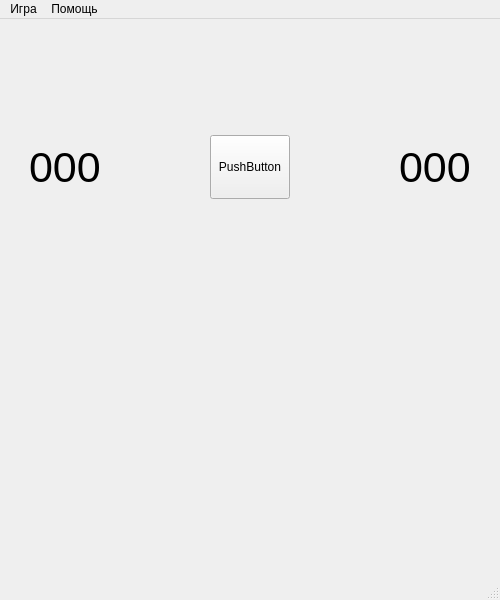
<?xml version="1.0" encoding="UTF-8"?>
<ui version="4.0">
 <class>GameWindow</class>
 <widget class="QMainWindow" name="GameWindow">
  <property name="geometry">
   <rect>
    <x>0</x>
    <y>0</y>
    <width>500</width>
    <height>600</height>
   </rect>
  </property>
  <property name="minimumSize">
   <size>
    <width>0</width>
    <height>0</height>
   </size>
  </property>
  <property name="windowTitle">
   <string>MainWindow</string>
  </property>
  <widget class="QWidget" name="centralwidget">
   <property name="minimumSize">
    <size>
     <width>0</width>
     <height>0</height>
    </size>
   </property>
   <layout class="QVBoxLayout" name="verticalLayout">
    <property name="leftMargin">
     <number>20</number>
    </property>
    <property name="topMargin">
     <number>20</number>
    </property>
    <property name="rightMargin">
     <number>20</number>
    </property>
    <property name="bottomMargin">
     <number>20</number>
    </property>
    <item>
     <widget class="QWidget" name="headerWidget" native="true">
      <property name="minimumSize">
       <size>
        <width>0</width>
        <height>100</height>
       </size>
      </property>
      <property name="layoutDirection">
       <enum>Qt::LayoutDirection::LeftToRight</enum>
      </property>
      <layout class="QHBoxLayout" name="horizontalLayout">
       <item>
        <widget class="QLabel" name="minesLabel">
         <property name="minimumSize">
          <size>
           <width>0</width>
           <height>0</height>
          </size>
         </property>
         <property name="font">
          <font>
           <pointsize>32</pointsize>
          </font>
         </property>
         <property name="text">
          <string>000</string>
         </property>
        </widget>
       </item>
       <item>
        <spacer name="horizontalSpacer_2">
         <property name="orientation">
          <enum>Qt::Orientation::Horizontal</enum>
         </property>
         <property name="sizeHint" stdset="0">
          <size>
           <width>40</width>
           <height>20</height>
          </size>
         </property>
        </spacer>
       </item>
       <item>
        <widget class="QPushButton" name="restartButton">
         <property name="minimumSize">
          <size>
           <width>64</width>
           <height>64</height>
          </size>
         </property>
         <property name="text">
          <string>PushButton</string>
         </property>
        </widget>
       </item>
       <item>
        <spacer name="horizontalSpacer">
         <property name="orientation">
          <enum>Qt::Orientation::Horizontal</enum>
         </property>
         <property name="sizeHint" stdset="0">
          <size>
           <width>38</width>
           <height>21</height>
          </size>
         </property>
        </spacer>
       </item>
       <item>
        <widget class="QLabel" name="timerLabel">
         <property name="font">
          <font>
           <pointsize>32</pointsize>
          </font>
         </property>
         <property name="text">
          <string>000</string>
         </property>
        </widget>
       </item>
      </layout>
     </widget>
    </item>
    <item>
     <widget class="QWidget" name="gameArea" native="true">
      <property name="minimumSize">
       <size>
        <width>0</width>
        <height>0</height>
       </size>
      </property>
      <property name="layoutDirection">
       <enum>Qt::LayoutDirection::LeftToRight</enum>
      </property>
     </widget>
    </item>
   </layout>
  </widget>
  <widget class="QMenuBar" name="menubar">
   <property name="geometry">
    <rect>
     <x>0</x>
     <y>0</y>
     <width>500</width>
     <height>22</height>
    </rect>
   </property>
   <widget class="QMenu" name="menu">
    <property name="title">
     <string>Игра</string>
    </property>
    <widget class="QMenu" name="menu_3">
     <property name="title">
      <string>Сложность</string>
     </property>
     <addaction name="beginnerDifficulty"/>
     <addaction name="intermediateDifficulty"/>
     <addaction name="expertDifficulty"/>
    </widget>
    <addaction name="restartTrigger"/>
    <addaction name="separator"/>
    <addaction name="menu_3"/>
    <addaction name="separator"/>
    <addaction name="settingsTrigger"/>
   </widget>
   <widget class="QMenu" name="menu_2">
    <property name="title">
     <string>Помощь</string>
    </property>
   </widget>
   <addaction name="menu"/>
   <addaction name="menu_2"/>
  </widget>
  <widget class="QStatusBar" name="statusbar"/>
  <action name="restartTrigger">
   <property name="text">
    <string>Новая игра</string>
   </property>
  </action>
  <action name="beginnerDifficulty">
   <property name="text">
    <string>Новичок</string>
   </property>
  </action>
  <action name="intermediateDifficulty">
   <property name="text">
    <string>Любитель</string>
   </property>
  </action>
  <action name="expertDifficulty">
   <property name="text">
    <string>Эксперт</string>
   </property>
  </action>
  <action name="settingsTrigger">
   <property name="text">
    <string>Настройки</string>
   </property>
  </action>
 </widget>
 <resources/>
 <connections/>
</ui>
